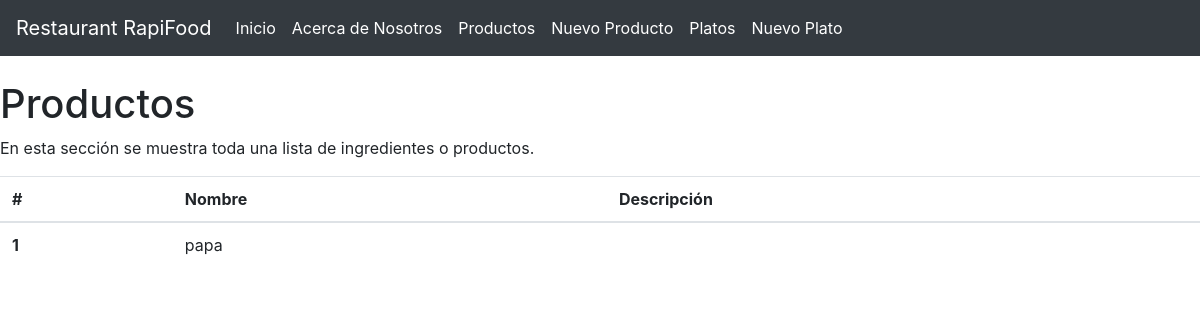
The app's page /productos/, older data.
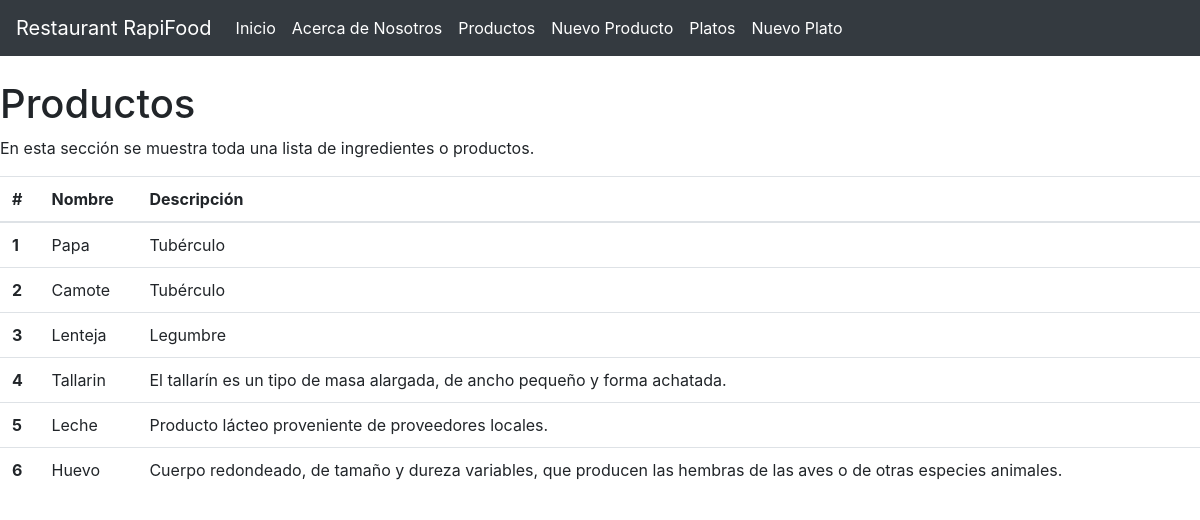
The same page, newer data.
### restaurant/models.py (models this page shows, shortened)
class Product(models.Model):
    name = models.CharField(max_length=200)
    description = models.TextField(default="")

### restaurant/views.py (the view)
# urls.py: path('productos/', views.products),
def products(request):
    prod = list(Product.objects.values())
    return render(request, 'products.html', {'productos': prod})

### restaurant/templates/products.html (shortened to what this page needs)
{% extends 'nav.html' %}
{% block content %}
    <head>
    </head>
    <body>
        <h1>Productos</h1>
        <p>En esta sección se muestra toda una lista de ingredientes o productos.</p>
        <table class="table">
            <thead>
                <tr>
                <th scope="col">#</th>
                <th scope="col">Nombre</th>
                <th scope="col">Descripción</th>
                </tr>
            </thead>
            <tbody>
                {% for product in productos %}
                <tr>
                  <th scope="row">{{ product.id }}</th>
                  <td>{{ product.name }}</td>
                  <td>{{ product.description }}</td>
                </tr>
                {% endfor %}
            </tbody>
        </table>
    </body>
{% endblock %}

### restaurant/templates/nav.html (shortened to what this page needs)
<link href="//maxcdn.bootstrapcdn.com/bootstrap/4.1.1/css/bootstrap.min.css" rel="stylesheet" id="bootstrap-css">
<div class="navbar navbar-expand-md navbar-dark bg-dark mb-4" role="navigation">
    <a class="navbar-brand" href="/">Restaurant RapiFood</a>
    <div class="collapse navbar-collapse" id="navbarCollapse">
        <ul class="navbar-nav mr-auto">
            <li class="nav-item active">
                <a class="nav-link" href="/">Inicio <span class="sr-only">(current)</span></a>
            </li>
            <li class="nav-item active">
                <a class="nav-link" href="/about">Acerca de Nosotros</a>
            </li>
            <li class="nav-item active">
                <a class="nav-link" href="/productos">Productos</a>
            </li>
            <li class="nav-item active">
                <a class="nav-link" href="/crear_producto">Nuevo Producto</a>
            </li>
            <li class="nav-item active">
                <a class="nav-link" href="/platos">Platos</a>
            </li>
            <li class="nav-item active">
                <a class="nav-link" href="/crear_plato">Nuevo Plato</a>
            </li>
        </ul>
    </div>
</div>
{% block content %}
{% endblock %}

Row changes from the older to the newer data that the page shows:
changed Product id 1: name "papa" → "Papa"; description (not shown) → "Tubérculo"
added Product: id "2", name "Camote", description "Tubérculo"
added Product: id "3", name "Lenteja", description "Legumbre"
added Product: id "4", name "Tallarin", description "El tallarín es un tipo de masa alargada, de ancho pequeño y forma achatada."
added Product: id "5", name "Leche", description "Producto lácteo proveniente de proveedores locales."
added Product: id "6", name "Huevo", description "Cuerpo redondeado, de tamaño y dureza variables, que producen las hembras de las aves o de otras especies animales."
